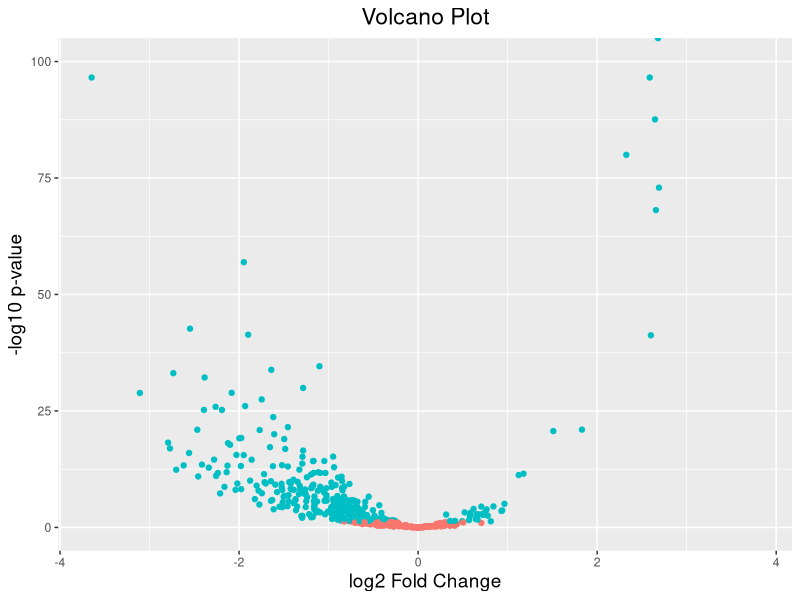

Write the R code that produced this figure.
library(ggplot2)
library(tidyverse)

clusters<- read.csv(file="clusters.csv", header=TRUE, sep=",")

clusters <- clusters %>% 
  rowwise %>%
  mutate(
    pvals = prop.test(x=c(Charter.Count,Other.Count),n=c(Charter.Total,Other.Total), alternative="two.sided")$p.value
  ) %>%
  mutate(
    Fold.Change = log2((Charter.Count/Charter.Total)/(Other.Count/Other.Total))
  )

clusters$threshold <- clusters$pvals < 0.05 
ggplot(clusters) +
  geom_point(aes(x=Fold.Change, y=-log10(pvals), colour=threshold)) + ylim(0, 100) +
  ggtitle("Volcano Plot") +
  xlab("log2 Fold Change") + 
  ylab("-log10 p-value") +
  #scale_y_continuous(limits = c(0,50)) +
  theme(legend.position = "none",
        plot.title = element_text(size = rel(1.5), hjust = 0.5),
        axis.title = element_text(size = rel(1.25)))  
